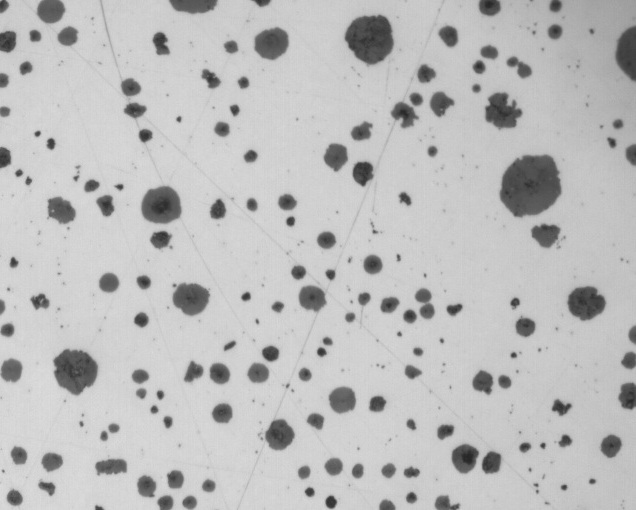
#> input picture ductile_iron2-1.jpg, 636 x 510 px
$ python grid_otsu_threshold.py ductile_iron2-0.jpg ductile_iron2-1.jpg 3 ductile_iron2-1.jpg out.png   (Python 2 division)
#> lines starting #> are read from the running program, lines starting #| are printed output that depends on the picture; after the words box and inside, x2 and y2 are one past the last pixel; in counts of white or black regions, pixels touching at a corner belong together
import cv2
import numpy as np
import sys

def greyscale_histogram(image):
   histogram = [0]*256
   vertical_length = image.shape[0]
   horizontal_length = image.shape[1]
   for x in range(vertical_length):
      for y in range(horizontal_length):
         pixel_value = image[x][y]
         histogram[pixel_value] += 1
   return histogram

def get_binary_image(input_image):
   max_thresh = 0
   max_interclass_var = 0
   histogram_values = list(range(256))
   histogram = greyscale_histogram(input_image)
   histogram_weights = np.multiply(histogram, histogram_values)
   for x in range(0, 256):
      first_cluster_count = sum(histogram[:x+1])
      second_cluster_count = sum(histogram[x+1:])
      if first_cluster_count == 0 or second_cluster_count == 0 :
         continue
      first_mean =  sum(histogram_weights[:x+1]) / float(first_cluster_count)
      second_mean =  sum(histogram_weights[x+1:]) / float(second_cluster_count)
      square_mean_diff = (first_mean - second_mean) ** 2
      interclass_var = first_cluster_count * second_cluster_count * square_mean_diff
      if interclass_var > max_interclass_var:
         max_interclass_var = interclass_var
         max_thresh = x

   vertical_length = input_image.shape[0]
   horizontal_length = input_image.shape[1]
   blank_image = np.zeros((vertical_length, horizontal_length))
   input_image[input_image >= max_thresh] = 255
   input_image[input_image < max_thresh] = 0

   return input_image, max_thresh, histogram

def threshold_image(input_image, threshold):
   input_image[input_image >= threshold] = 255
   input_image[input_image < threshold] = 0
   return input_image

def count_peaks(histogram):
   count = 0
   max_pixel = len(histogram)-1
   for pixel_value, pixel_count in enumerate(histogram):
      left_end = max(0,pixel_value-50)
      right_end = min(max_pixel,pixel_value+50)
      if all(pixel_count > side_pixel for side_pixel in histogram[left_end:pixel_value]) and all(pixel_count > side_pixel for side_pixel in histogram[pixel_value+1:right_end]):
         count += 1
   return count

input_file = sys.argv[2]
n = int(sys.argv[3])
output_file = sys.argv[5]
input_image=cv2.imread(input_file, 0)
#> input_image is the input picture: shape (510, 636); min 38, max 221, mean 188.8
vertical_length = input_image.shape[0]
#> vertical_length = 510

slices_threshes = []
histograms = []
peak_count = []

for x in range(n):
   slice_top_index = x * vertical_length / n
   slice_bottom_index = (x + 1) * vertical_length / n
   horizontal_slice = input_image[slice_top_index:slice_bottom_index, :]
   binary_sliced_image, slice_thresh, histogram = get_binary_image(horizontal_slice)
   slices_threshes.append(slice_thresh)
   peak_count.append(count_peaks(histogram))
   input_image[slice_top_index:slice_bottom_index, :] = binary_sliced_image
#> this loop made 3 passes
#> slice_thresh on passes 1 to 3: 144, 147, 150
#> pass 1, `horizontal_slice = input_image[slice_top_index:slice_bottom_index, :]`:
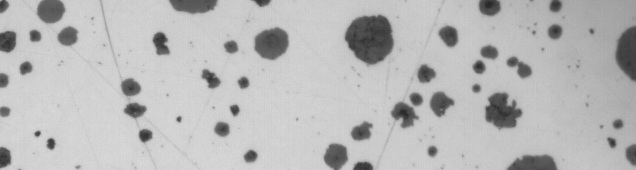
#> horizontal_slice: shape (170, 636); min 38, max 218, mean 184.9
#> pass 1, `binary_sliced_image, slice_thresh, histogram = get_binary_image(horizo..`:
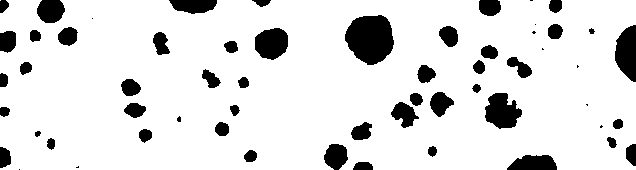
#> binary_sliced_image: shape (170, 636); 87.7% white; 59 black regions (11 under 20 px), largest, box (x1, y1, x2, y2) and area: (345, 15, 394, 65) 1844, (485, 93, 522, 129) 922, (615, 25, 636, 82) 897
#> pass 2, `horizontal_slice = input_image[slice_top_index:slice_bottom_index, :]`:
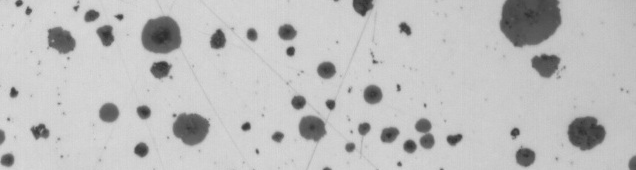
#> horizontal_slice: shape (170, 636); min 43, max 220, mean 190.6
#> pass 2, `binary_sliced_image, slice_thresh, histogram = get_binary_image(horizo..`:
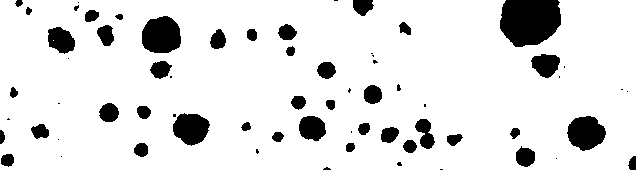
#> binary_sliced_image: shape (170, 636); 88.6% white; 67 black regions (25 under 20 px), largest, box (x1, y1, x2, y2) and area: (500, 0, 561, 47) 2379, (142, 16, 181, 53) 1175, (567, 116, 606, 151) 989
#> after the loop:
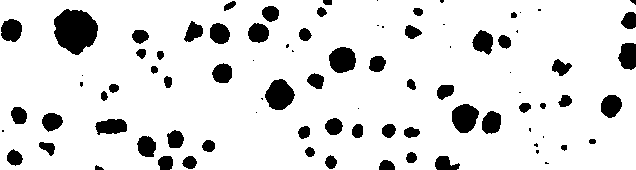
#> horizontal_slice: shape (170, 636); 88% white; 87 black regions (26 under 20 px), largest, box (x1, y1, x2, y2) and area: (54, 9, 98, 55) 1478, (265, 79, 295, 110) 659, (452, 104, 479, 133) 590
#> after the loop:
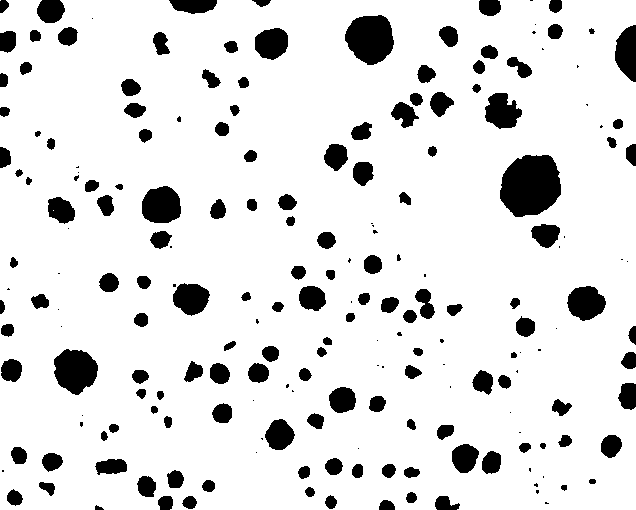
#> input_image: shape (510, 636); 88.1% white; 206 black regions (57 under 20 px), largest, box (x1, y1, x2, y2) and area: (500, 155, 561, 217) 2974, (345, 15, 394, 65) 1844, (54, 349, 98, 395) 1478
#> after the loop, peak_count = [2, 2, 2]; slices_threshes = [144, 147, 150]

for x in range(n):
   slice_top_index = x * vertical_length / n
   slice_bottom_index = (x + 1) * vertical_length / n
   horizontal_slice = input_image[slice_top_index:slice_bottom_index, :]
   if peak_count[x] != 2:
      if x > 0 and peak_count[x-1] == 2:
         binary_sliced_image = threshold_image(horizontal_slice, slices_threshes[x-1])
         input_image[slice_top_index:slice_bottom_index, :] = binary_sliced_image
      elif x < n-1 and peak_count[x+1] == 2:
         binary_sliced_image = threshold_image(horizontal_slice, slices_threshes[x+1])
         input_image[slice_top_index:slice_bottom_index, :] = binary_sliced_image

cv2.imwrite(output_file, input_image)

$ run again, on mean.jpg
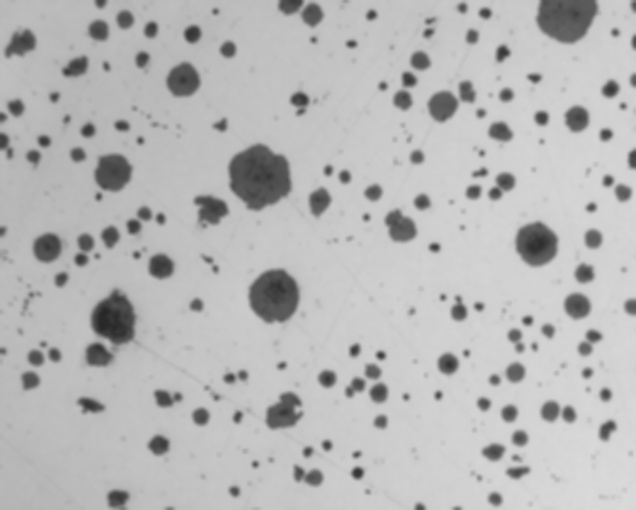
#> input picture mean.jpg, 636 x 510 px
#> input_image is the input picture: shape (510, 636); min 38, max 218, mean 183.4
#> the loop `for x in range(n):` made 3 passes
#> slice_thresh on passes 1 to 3: 145, 144, 153
#> pass 1, `binary_sliced_image, slice_thresh, histogram = get_binary_image(horizo..`:
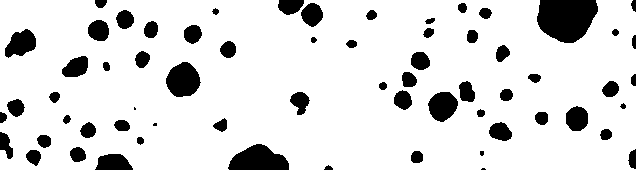
#> binary_sliced_image: shape (170, 636); 86.8% white; 65 black regions (4 under 20 px), largest, box (x1, y1, x2, y2) and area: (537, 0, 598, 43) 2068, (228, 144, 289, 170) 1120, (166, 62, 201, 97) 901
#> after the loop `for x in range(n):`:
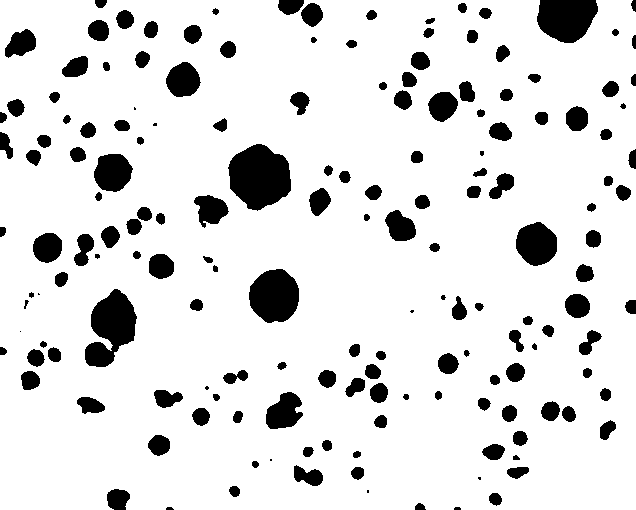
#> input_image: shape (510, 636); 87.7% white; 167 black regions (12 under 20 px), largest, box (x1, y1, x2, y2) and area: (228, 144, 291, 211) 3069, (85, 289, 137, 367) 2475, (249, 269, 299, 323) 2100
#> after the loop `for x in range(n):`: peak_count = [2, 2, 2]; slices_threshes = [145, 144, 153]
